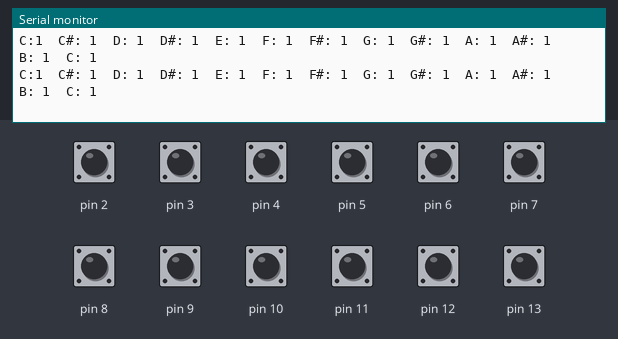
A sketch run on a simulated Arduino Uno, built with avr-gcc and run on an emulated ATmega328P. Shown: the last lines printed to the serial monitor. Inputs (shaded band) come from the test bench; at power-on: pin 2–13 HIGH.

Above: at 1.2 s.
1.3 s: pin 2 pulled LOW for 0.15 s
At 1.45 s:
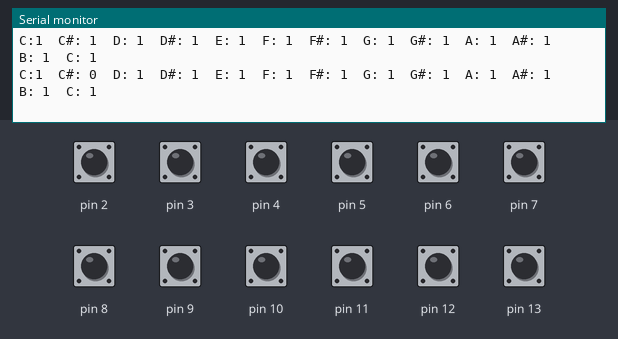
4.4 s: pin 3 pulled LOW for 0.15 s
At 4.58 s:
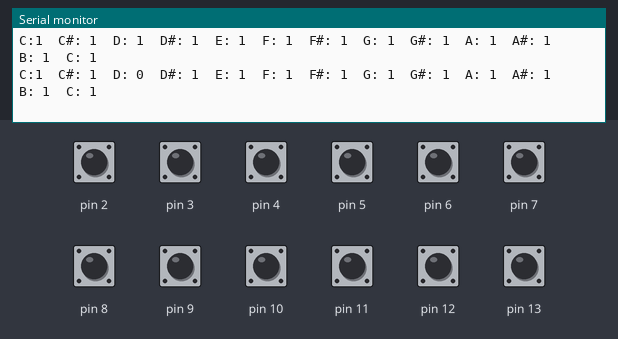
7.5 s: pin 4 pulled LOW for 0.15 s
At 7.64 s:
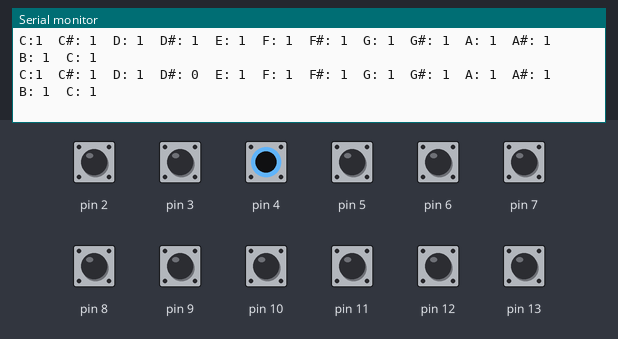
9.1 s: pin 5 pulled LOW for 0.15 s
At 9.24 s:
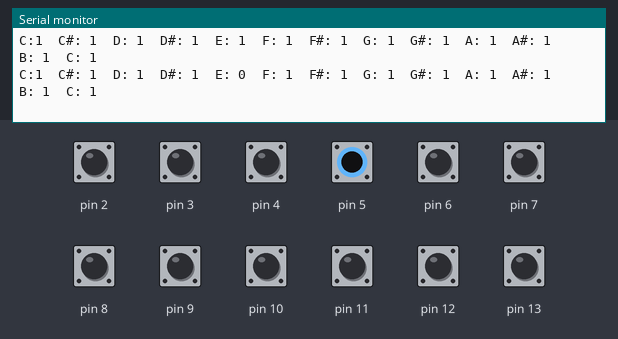
12.2 s: pin 6 pulled LOW for 0.15 s
At 12.37 s:
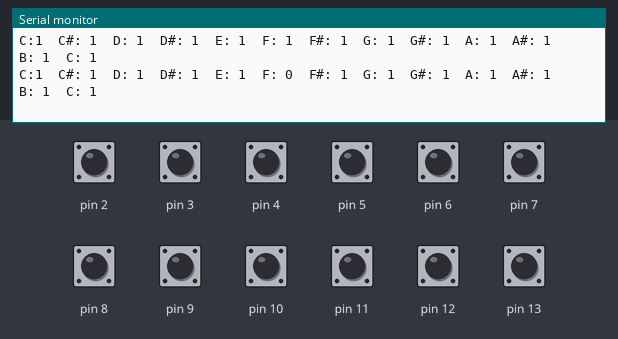
15.3 s: pin 7 pulled LOW for 0.15 s
At 15.43 s:
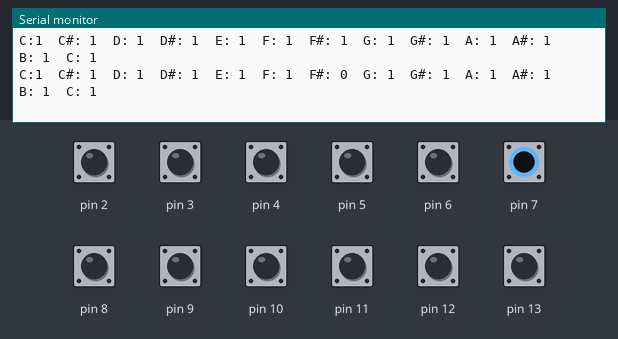

The sketch:

pedals.ino
```cpp
void setup(){
  Serial.begin(9600);
  pinMode(0, INPUT);
  pinMode(2, INPUT);
  pinMode(3, INPUT);
  pinMode(4, INPUT);
  pinMode(5, INPUT);
  pinMode(6, INPUT);
  pinMode(7, INPUT);
  pinMode(8, INPUT);
  pinMode(9, INPUT);
  pinMode(10, INPUT);
  pinMode(11, INPUT);
  pinMode(12, INPUT);
  pinMode(13, INPUT);
  digitalWrite(0, HIGH);
  digitalWrite(2, HIGH);
  digitalWrite(3, HIGH);
  digitalWrite(4, HIGH);
  digitalWrite(5, HIGH);
  digitalWrite(6, HIGH);
  digitalWrite(7, HIGH);
  digitalWrite(8, HIGH);
  digitalWrite(9, HIGH);
  digitalWrite(10, HIGH);
  digitalWrite(11, HIGH);
  digitalWrite(12, HIGH);
  digitalWrite(13, HIGH);

}

void loop(){
  Serial.print("C:");
  Serial.print(digitalRead(0));
  Serial.print("\tC#: ");
  Serial.print(digitalRead(2));
  Serial.print("\tD: ");
  Serial.print(digitalRead(3));
  Serial.print("\tD#: ");
  Serial.print(digitalRead(4));
  Serial.print("\tE: ");
  Serial.print(digitalRead(5));
  Serial.print("\tF: ");
  Serial.print(digitalRead(6));
  Serial.print("\tF#: ");
  Serial.print(digitalRead(7));
  Serial.print("\tG: ");
  Serial.print(digitalRead(8));
  Serial.print("\tG#: ");
  Serial.print(digitalRead(9));
  Serial.print("\tA: ");
  Serial.print(digitalRead(10));
  Serial.print("\tA#: ");
  Serial.print(digitalRead(11));
  Serial.print("\tB: ");
  Serial.print(digitalRead(12));
  Serial.print("\tC: ");
  Serial.println(digitalRead(13));

}
```

Measured:
- after the input at 1.3 s, the serial monitor: prints a new line after 0.08 s (image 1)
- after the input at 4.4 s, the serial monitor: prints a new line after 0.11 s (image 2)
- after the input at 7.5 s, the serial monitor: prints a new line after 0.07 s (image 3)
- after the input at 9.1 s, the serial monitor: prints a new line after 0.07 s (image 4)
- after the input at 12.2 s, the serial monitor: prints a new line after 0.10 s (image 5)
- after the input at 15.3 s, the serial monitor: prints a new line after 0.06 s (image 6)
